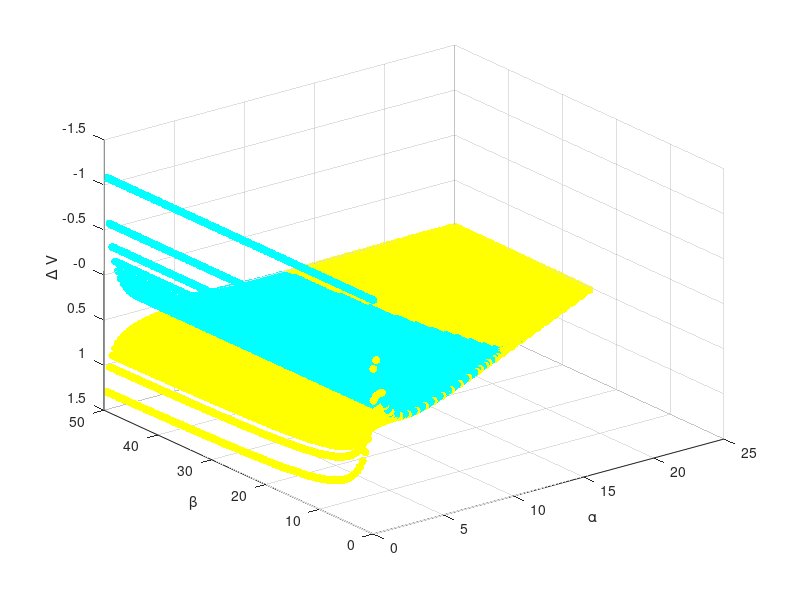

MATLAB code to generate this figure: (Note: this script raises an error after producing the figure.)
close all;

replace = 0;

% create a set of alphas and betas over range of values
linSpaceAlphas = 0:.2:25;
linSpaceBetas = 0:.5:50;
% create grid
[alphas,betas] = meshgrid(linSpaceAlphas,linSpaceBetas);
% make the grids into arrays (instead of matrices)
alphas = alphas(:); betas = betas(:);
% get rid of "infeasible" combinations (where point C is further than point
% point B)
infeasible =  (alphas > betas);
alphas(infeasible) =[];
betas(infeasible) = [];

% calculate the delta V for the Hohmann and the bi-elliptic Hohmann;
% Us the "alphaBoundHohmMoreEfficient", "alphaBoundBiMoreEfficient",
% "betas", and "alphas" variables in order to do so
       % HINT: it will be helpful to use the "element-wise" operation (e.g. ".*",
       % "./", ".^" within these lines to figure out based on the alphas and betas
delta_v_Hohmann = 1./(sqrt(alphas))-((sqrt(2).*(1-alphas)))./(sqrt(alphas.*(1+alphas)))-1;
delta_v_biHohmann = sqrt((2.*(alphas+betas))./(alphas.*betas))-((1+sqrt(alphas))./sqrt(alphas))-sqrt(2./(betas.*(1+betas))).*(1-betas);
% 1/(sqrt(alphas))-((sqrt(2)*(1-alphas)))/(sqrt(alphas.*(1+alphas)));
% determine the advantage of performing the Hohmann transfer over the
% bielliptic Hohmann (or in some cases, disadvantage)
% by calculating the additional delta-V needed to perform the bielliptic
% Hohmann transfer (negative values where bielliptic Hohmann is more
% efficient)
delta_v_HohmannAdvantage = delta_v_biHohmann-delta_v_Hohmann;


% set up colors for scatter plot
lightBlue =[0 255 255]/255;
lightYellow = [255 255 0]/255;
colors_v_Hohmann = repmat(lightBlue, length(alphas),1);
colors_v_biHohmann = repmat(lightYellow, length(alphas),1);



% Two scatter plots to show...
figure;
% dont worry about the fact that I plotted -delta_v values (because I set
% the tick labels latter)
scatter3(alphas, betas, -delta_v_Hohmann, [],colors_v_Hohmann,'filled');
hold on;
scatter3(alphas, betas, -delta_v_biHohmann, [],colors_v_biHohmann,'filled');
zt = get(gca, 'ZTick');
set(gca, 'ZTick',zt, 'ZTickLabel',-zt)
xlabel('\alpha'); ylabel ('\beta'); zlabel ('\Delta V')

% Set up value for when the Hohmann transfer is more efficient (regardless of B point of bielliptic)
alphaBoundHohmMoreEfficient = 11.94;
% Set up value for when bielliptic transfer is more efficient (regardless of B point of bielliptic)
alphaBoundBiMoreEfficient = 15.58;

% range of beta values associated with alpha values above
betasHohm = linSpaceBetas(linSpaceBetas>alphaBoundHohmMoreEfficient);
betasBi = linSpaceBetas(linSpaceBetas>alphaBoundBiMoreEfficient);

% Similar to other calculation of deltaVs above, calculate the delta V for the Hohmann and the bi-elliptic Hohmann;
% Use the "alphaBoundHohmMoreEfficient", "alphaBoundBiMoreEfficient",
% "betasHohm", and "betasBi" variable in order to do so
       % HINT: it will be helpful to use the "element-wise" operation (e.g. ".*",
       % "./", ".^" within these lines to figure out based on the alphas and betas
delta_v_Hohmann_Bound = 1./(sqrt(alphaBoundHohmMoreEfficient))-((sqrt(2).*(1-alphaBoundHohmMoreEfficient)))./(sqrt(alphaBoundHohmMoreEfficient.*(1+alphaBoundHohmMoreEfficient)))-1;
delta_v_biHohmann_Bound = sqrt((2.*(alphaBoundBiMoreEfficient+betasBi))./(alphaBoundBiMoreEfficient.*betasBi))-((1+sqrt(alphaBoundBiMoreEfficient))./sqrt(alphaBoundBiMoreEfficient))-sqrt(2./(betasBi.*(1+betasBi))).*(1-betasBi);

% black lines plotted at alpha boundaries
scatter3(alphaBoundHohmMoreEfficient*ones(length(betasHohm),1), betasHohm, -delta_v_Hohmann_Bound, [],'k','filled');
scatter3(alphaBoundBiMoreEfficient*ones(length(betasBi),1), betasBi, -delta_v_biHohmann_Bound, [],'k','filled');

% text labels
textLabel1 = 'Hohmann More Efficient';
textLabel2 = 'Bielliptical More Efficient';
text(alphaBoundHohmMoreEfficient, mean(betasHohm), textLabel1,'HorizontalAlignment','right');
text(alphaBoundBiMoreEfficient, mean(betasBi), textLabel2,'HorizontalAlignment','left');
view(0,90);

figure;
scatter3(alphas, betas, delta_v_HohmannAdvantage,[],log(abs(delta_v_HohmannAdvantage).^-100),'filled');
hold on;
scatter3(alphas(abs(delta_v_HohmannAdvantage)<1e-4), betas(abs(delta_v_HohmannAdvantage)<1e-4), delta_v_HohmannAdvantage(abs(delta_v_HohmannAdvantage)<1e-4),[],'k','filled');
xlabel('\alpha'); ylabel ('\beta'); zlabel ('\Delta V difference')


time_HohmannAdvantage = ((1+alphas).^(3/2))./((1+betas).^(3/2)+(betas+alphas).^(3/2));
figure;
colormap(summer);
scatter3(alphas(delta_v_HohmannAdvantage<0), betas(delta_v_HohmannAdvantage<0), time_HohmannAdvantage(delta_v_HohmannAdvantage<0),[],time_HohmannAdvantage(delta_v_HohmannAdvantage<0),'filled');
hold on;
scatter3(alphas(abs(delta_v_HohmannAdvantage)<1e-4), betas(abs(delta_v_HohmannAdvantage)<1e-4), time_HohmannAdvantage(abs(delta_v_HohmannAdvantage)<1e-4),[],'k','filled');
xlabel('\alpha'); ylabel ('\beta'); zlabel ('time(bi)/time(H)')
colorbar;
cb = colorbar;
cb.Label.String = 'tbi/th';